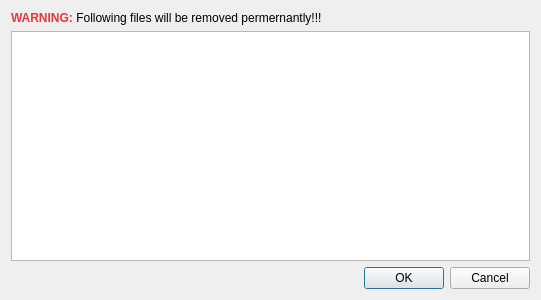
<?xml version="1.0" encoding="UTF-8"?>
<ui version="4.0">
 <class>CleanConfirmDialog</class>
 <widget class="QDialog" name="CleanConfirmDialog">
  <property name="geometry">
   <rect>
    <x>0</x>
    <y>0</y>
    <width>541</width>
    <height>300</height>
   </rect>
  </property>
  <property name="windowTitle">
   <string>Clean Confirm</string>
  </property>
  <layout class="QVBoxLayout" name="verticalLayout">
   <item>
    <widget class="QLabel" name="label">
     <property name="text">
      <string>&lt;html&gt;&lt;head/&gt;&lt;body&gt;&lt;p&gt;&lt;span style=&quot; font-weight:700; color:#ed333b;&quot;&gt;WARNING: &lt;/span&gt;Following files will be removed permernantly!!!&lt;/p&gt;&lt;/body&gt;&lt;/html&gt;</string>
     </property>
    </widget>
   </item>
   <item>
    <widget class="QPlainTextEdit" name="filesTextEdit">
     <property name="readOnly">
      <bool>true</bool>
     </property>
    </widget>
   </item>
   <item>
    <widget class="QDialogButtonBox" name="buttonBox">
     <property name="orientation">
      <enum>Qt::Horizontal</enum>
     </property>
     <property name="standardButtons">
      <set>QDialogButtonBox::Cancel|QDialogButtonBox::Ok</set>
     </property>
    </widget>
   </item>
  </layout>
 </widget>
 <resources/>
 <connections>
  <connection>
   <sender>buttonBox</sender>
   <signal>accepted()</signal>
   <receiver>CleanConfirmDialog</receiver>
   <slot>accept()</slot>
   <hints>
    <hint type="sourcelabel">
     <x>248</x>
     <y>254</y>
    </hint>
    <hint type="destinationlabel">
     <x>157</x>
     <y>274</y>
    </hint>
   </hints>
  </connection>
  <connection>
   <sender>buttonBox</sender>
   <signal>rejected()</signal>
   <receiver>CleanConfirmDialog</receiver>
   <slot>reject()</slot>
   <hints>
    <hint type="sourcelabel">
     <x>316</x>
     <y>260</y>
    </hint>
    <hint type="destinationlabel">
     <x>286</x>
     <y>274</y>
    </hint>
   </hints>
  </connection>
 </connections>
</ui>
